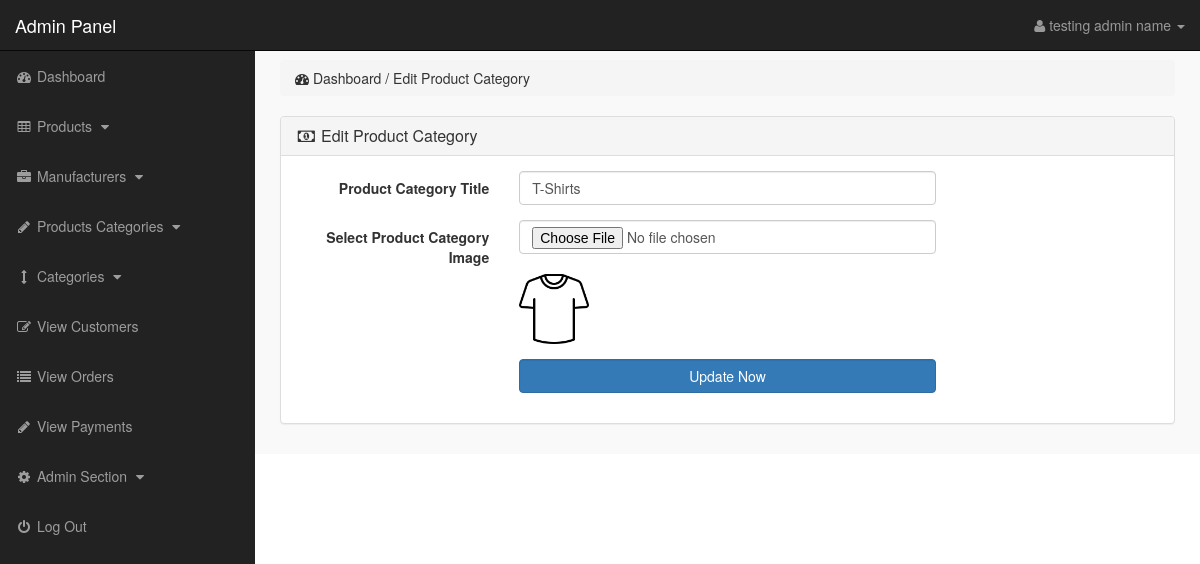
The page /admin_area/index.php?edit_p_cat=5 (signed in) on the database its author committed.
### tables this page shows
CREATE TABLE `product_categories` (
  `p_cat_id` int(10) NOT NULL,
  `p_cat_title` text NOT NULL,
  `p_cat_top` text NOT NULL,
  `p_cat_image` text NOT NULL
);

### admin_area/edit_p_cat.php (the view, shortened to what this page needs)
<?php
if(!isset($_SESSION['admin_email'])){
echo "<script>window.open('login.php','_self')</script>";
}
else {
?>
<?php
if(isset($_GET['edit_p_cat'])){
$edit_p_cat_id = $_GET['edit_p_cat'];
$edit_p_cat_query = "SELECT * FROM product_categories WHERE p_cat_id = '$edit_p_cat_id'";
$run_edit = mysqli_query($con, $edit_p_cat_query);
$row_edit = mysqli_fetch_array($run_edit);
$p_cat_title = $row_edit['p_cat_title'];
$p_cat_image = $row_edit['p_cat_image'];
}
?>
<div class="row">
<div class="col-lg-12">
<ol class="breadcrumb">
<li>
<i class="fa fa-dashboard"></i> Dashboard / Edit Product Category
</li>
</ol>
</div>
</div>
<div class="row">
<div class="col-lg-12">
<div class="panel panel-default">
<div class="panel-heading" >
<h3 class="panel-title" >
<i class="fa fa-money fa-fw" ></i> Edit Product Category
</h3>
</div>
<div class="panel-body" >
<form class="form-horizontal" action="" method="POST" enctype="multipart/form-data" >
<div class="form-group" >
<label class="col-md-3 control-label" >Product Category Title</label>
<div class="col-md-6" >
<input type="text" name="p_cat_title" class="form-control" value="<?php echo $p_cat_title; ?>" >
</div>
</div>
<div class="form-group" >
<label class="col-md-3 control-label" > Select Product Category Image</label>
<div class="col-md-6" >
<input type="file" name="p_cat_image" class="form-control" >
<br>
<img src="other_images/<?php echo $p_cat_image; ?>" width="70" height="70" >
</div>
</div>
<div class="form-group" >
<label class="col-md-3 control-label" ></label>
<div class="col-md-6" >
<input type="submit" name="update" value="Update Now" class="btn btn-primary form-control" >
</div>
</div>
</form>
</div>
</div>
</div>
</div>
<?php } ?>

### admin_area/includes/sidebar.php (shortened to what this page needs)
<?php
if(!isset($_SESSION['admin_email'])){
echo "<script>window.open('login.php','_self')</script>";
}
else {
?>
<nav class="navbar navbar-inverse navbar-fixed-top" >
<div class="navbar-header" >
<a class="navbar-brand" href="index.php?dashboard" >Admin Panel</a>
</div>
<ul class="nav navbar-right top-nav" >
<li class="dropdown" >
<a href="#" class="dropdown-toggle" data-toggle="dropdown" >
<i class="fa fa-user" ></i>
<?php echo $admin_name; ?> <b class="caret" ></b>
</a>
</li>
</ul>
<div class="collapse navbar-collapse navbar-ex1-collapse">
<ul class="nav navbar-nav side-nav">
<li>
<a href="index.php?dashboard">
<i class="fa fa-fw fa-dashboard"></i> Dashboard
</a>
</li>
<li>
<a href="#" data-toggle="collapse" data-target="#products">
<i class="fa fa-fw fa-table"></i> Products
<i class="fa fa-fw fa-caret-down"></i>
</a>
</li>
<li>
<a href="#" data-toggle="collapse" data-target="#manufacturers">
<i class="fa fa-fw fa-briefcase"></i> Manufacturers
<i class="fa fa-fw fa-caret-down"></i>
</a>
</li>
<li>
<a href="#" data-toggle="collapse" data-target="#p_cat">
<i class="fa fa-fw fa-pencil"></i> Products Categories
<i class="fa fa-fw fa-caret-down"></i>
</a>
</li>
<li>
<a href="#" data-toggle="collapse" data-target="#cat">
<i class="fa fa-fw fa-arrows-v"></i> Categories
<i class="fa fa-fw fa-caret-down"></i>
</a>
</li>
<li>
<a href="index.php?view_customers">
<i class="fa fa-fw fa-edit"></i> View Customers
</a>
</li>
<li>
<a href="index.php?view_orders">
<i class="fa fa-fw fa-list"></i> View Orders
</a>
</li>
<li>
<a href="index.php?view_payments">
<i class="fa fa-fw fa-pencil"></i> View Payments
</a>
</li>
<li>
<a href="#" data-toggle="collapse" data-target="#users">
<i class="fa fa-fw fa-gear"></i> Admin Section
<i class="fa fa-fw fa-caret-down"></i>
</a>
</li>
<li>
<a href="logout.php">
<i class="fa fa-fw fa-power-off"></i> Log Out
</a>
</li>
</ul>
</div>
</nav>
<?php } ?>

### admin_area/css/style.css (style rules this page uses)
body { margin-top:100px; }
@media (min-width: 768px) { body { margin-top:50px; } }
.top-nav { padding:0 15px; }
.top-nav>li { display:inline-block; float:left; }
.top-nav>li>a { padding-top:15px; padding-bottom:15px; line-height:20px; color:#999; }
@media (min-width: 768px) { .side-nav { position:fixed; top:51px; width:255px; border-radius:0; overflow-y:auto; background-color: #222; bottom:0; overflow-x:hidden; padding-bottom:40px; } }
@media (min-width: 768px) { .side-nav>li>a { width:255px; } }
.panel-body { border-radius:5px; }

### rows shown on the page
product_categories: p_cat_title "T-Shirts", p_cat_image (picture)

### other values the page prints
$admin_name "testing admin name"
